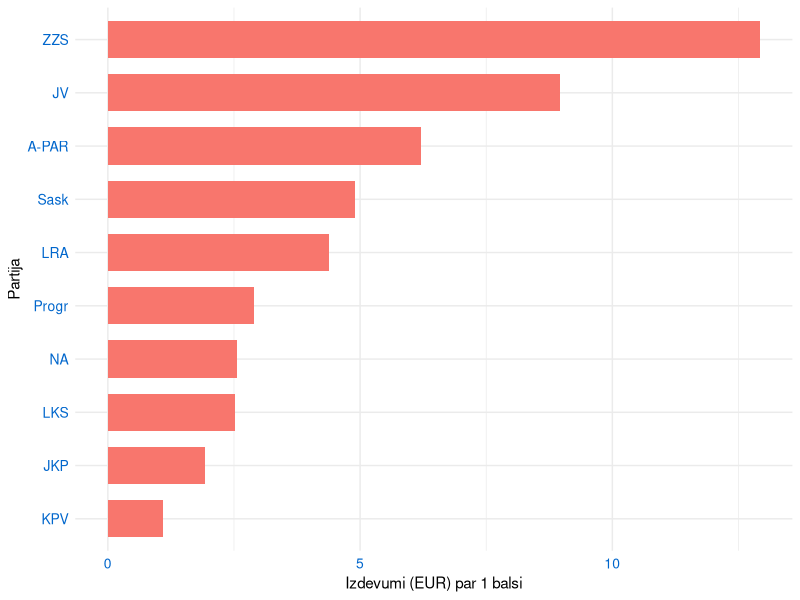
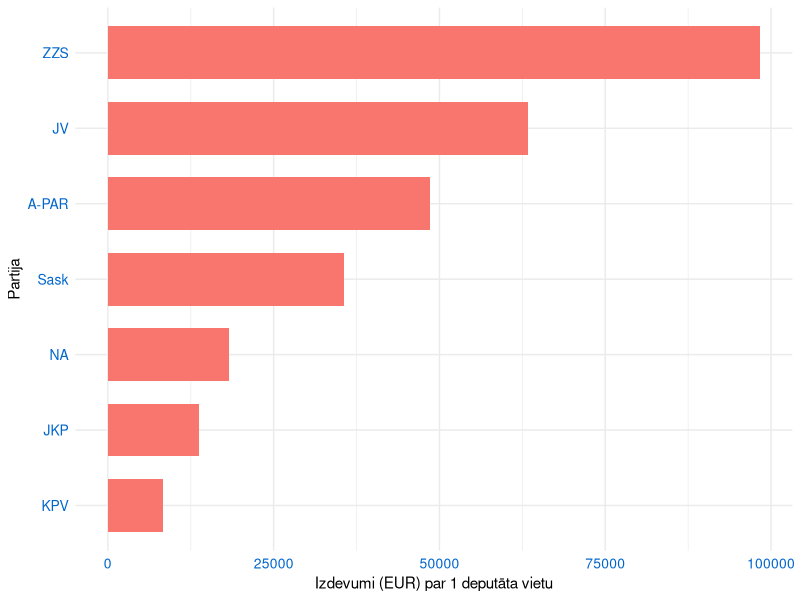
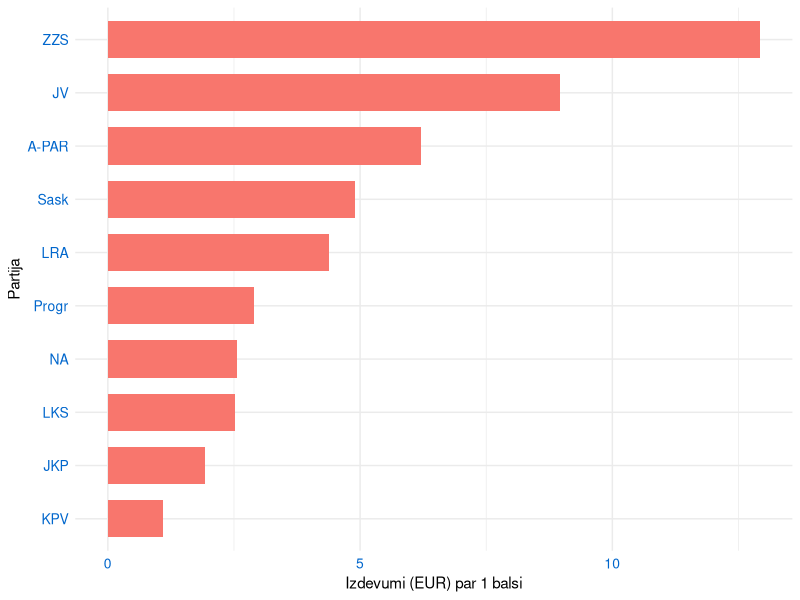
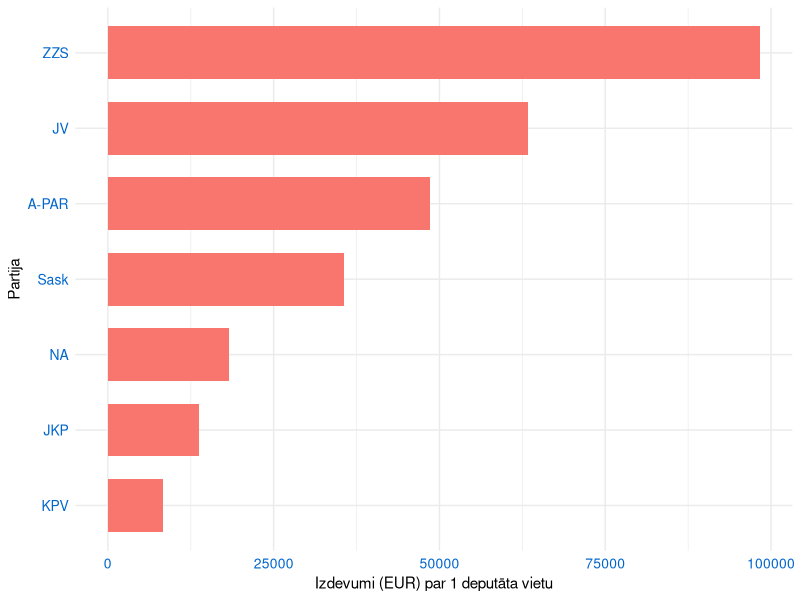

Here is the R script that generated these plots, in order:
setwd("/home/kalvis/workspace/ddgatve-stat/zpd-election-ads")

df <- read.table(
  file="declaration-data.csv", 
  sep=",",
  na.strings="NN",
  header=TRUE,
  row.names=NULL,
  fileEncoding="UTF-8")

# Cik reklamu naudas vajag, lai dabutu 1 balsi
df$priceOfVote <- df$Izdevumi/df$Votes

# Cik reklamu naudas vajag, lai dabutu 1 deputatu
df$priceOfMP <- df$Izdevumi/df$Mps

# Nomet uz 0 tas partijas, kas neparsniedz 5% barjeru
df$priceOfMP[which(is.infinite(df$priceOfMP))] <- 0

#df$bcolor <- levels(droplevels(df$bcolor))

library(ggplot2)
p<-ggplot(data=df, aes(x=reorder(ShortName, priceOfVote), y=priceOfVote, width=0.7, fill="pink")) +
  geom_bar(stat="identity") + 
  theme_minimal() +
  theme(legend.position = "none",
        axis.text.x = element_text(face="plain", color="#0066CC", 
                                   size=10),
        axis.text.y = element_text(face="plain", color="#0066CC", 
                                   size=10))+
  scale_x_discrete(name ="Partija")+
  scale_y_continuous(name ="Izdevumi (EUR) par 1 balsi")+
#  scale_fill_manual(values = c("red", "green", "blue","red", "green", "blue","red", "green", "blue","red"))+
  coord_flip()
p

ggsave(p, filename = "declarations/barchart1.png", dpi = 300, type = "cairo",
       width = 4, height = 3, units = "in")


df2 <- df[df$Mps>0,]

p<-ggplot(data=df2, aes(x=reorder(ShortName, priceOfMP), y=priceOfMP, width=0.7, fill="pink")) +
  geom_bar(stat="identity") + 
  theme_minimal() +
  theme(legend.position = "none",
        axis.text.x = element_text(face="plain", color="#0066CC", 
                                   size=10),
        axis.text.y = element_text(face="plain", color="#0066CC", 
                                   size=10))+
  scale_x_discrete(name ="Partija")+
  scale_y_continuous(name ="Izdevumi (EUR) par 1 deput\u0101ta vietu")+
  #  scale_fill_manual(values = c("red", "green", "blue","red", "green", "blue","red", "green", "blue","red"))+
  coord_flip()
p

ggsave(p, filename = "declarations/barchart2.png", dpi = 300, type = "cairo",
       width = 4, height = 3, units = "in")



